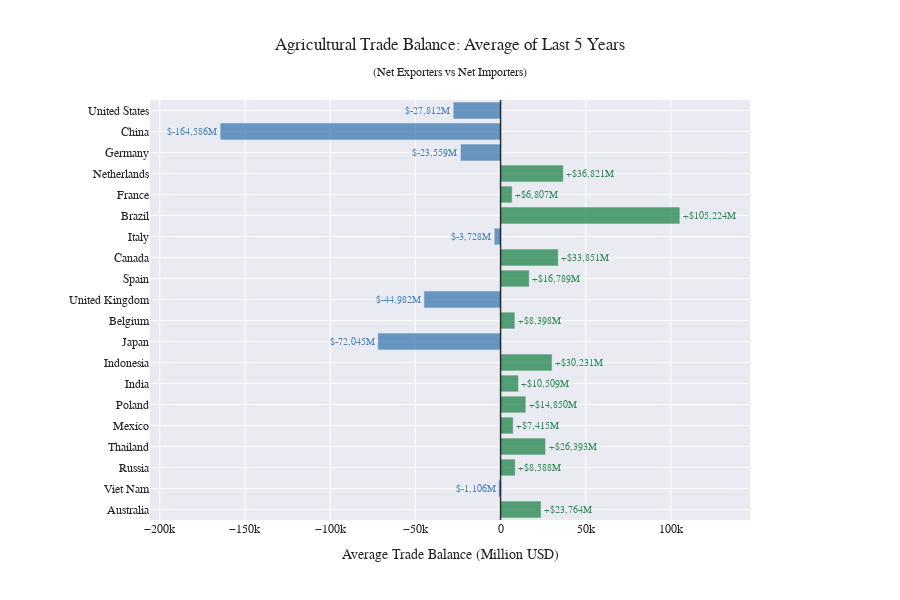

Write notebook code for a chart like this one.
### Markdown cell above
### Net Trade Balance (Average of Last Five Years)
A horizontal bar chart classifies the largest traders by average net balance (exports − imports), distinguishing net exporters from net importers.

### Code cell
all_data = df_eda.copy()
all_data['Trade_Balance'] = (all_data['Agricultural_products_Export'] - all_data['Agricultural_products_Import'])

recent_years = df_eda['Year'].unique()[-5:]
recent_data = all_data[all_data['Year'].isin(recent_years)]

country_balance = recent_data.groupby('Reporter').agg({
    'Trade_Balance': 'mean',
    'Agricultural_products_Import': 'mean',
    'Agricultural_products_Export': 'mean'
}).reset_index()

country_balance['Total_Trade'] = (country_balance['Agricultural_products_Import'] + country_balance['Agricultural_products_Export'])
top_traders = country_balance.nlargest(20, 'Total_Trade').copy()

colors = [COLORS['primary'] if x >= 0 else COLORS['secondary'] for x in top_traders['Trade_Balance']]

fig = px.bar(
    top_traders,
    x='Trade_Balance',
    y='Reporter',
    orientation='h',
    title=f'Agricultural Trade Balance: Average of Last {len(recent_years)} Years<br><sub>(Net Exporters vs Net Importers)</sub>',
    labels={'Trade_Balance': 'Average Trade Balance (Million USD)', 'Reporter': ''},
    template="seaborn"
)

fig.update_traces(
    marker_color=colors,
    marker_opacity=0.8,
    text=[f'+${value:,.0f}M' if value >= 0 else f'${value:,.0f}M' for value in top_traders['Trade_Balance']],
    textposition='outside',
    textfont=dict(size=10, color=[COLORS['primary'] if x >= 0 else COLORS['secondary'] for x in top_traders['Trade_Balance']]),
    hovertemplate='<b>%{y}</b><br>Trade Balance: %{x:,.0f}M USD<extra></extra>'
)

fig.add_vline(x=0, line=dict(color='black', width=1.5, dash='solid'), opacity=0.8)

max_abs_value = max(abs(top_traders['Trade_Balance'].min()), abs(top_traders['Trade_Balance'].max()))
x_range_buffer = max_abs_value * 0.25

fig.update_layout(
    height=600,
    margin=dict(l=150, r=150, t=100, b=80),
    font=dict(family="Arial", size=12),
    showlegend=False,
    xaxis=dict(range=[top_traders['Trade_Balance'].min() - x_range_buffer, top_traders['Trade_Balance'].max() + x_range_buffer]),
    yaxis=dict(autorange='reversed')
)

fig.show()

### Figure 1 — Plotly figure (JSON) as saved in the notebook; plotly's stock layout.template omitted (floating-point values rounded to 4 significant figures)
{"data": [{"hovertemplate": "<b>%{y}</b><br>Trade Balance: %{x:,.0f}M USD<extra></extra>", "legendgroup": "", "marker": {"color": ["#4682B4", "#4682B4", "#4682B4", "#2E8B57", "#2E8B57", "#2E8B57", "#4682B4", "#2E8B57", "#2E8B57", "#4682B4", "#2E8B57", "#4682B4", "#2E8B57", "#2E8B57", "#2E8B57", "#2E8B57", "#2E8B57", "#2E8B57", "#4682B4", "#2E8B57"], "opacity": 0.8, "pattern": {"shape": ""}}, "name": "", "orientation": "h", "showlegend": false, "text": ["$-27,812M", "$-164,586M", "$-23,559M", "+$36,821M", "+$6,807M", "+$105,224M", "$-3,728M", "+$33,851M", "+$16,789M", "$-44,982M", "+$8,398M", "$-72,045M", "+$30,231M", "+$10,509M", "+$14,850M", "+$7,415M", "+$26,393M", "+$8,588M", "$-1,106M", "+$23,764M"], "textfont": {"color": ["#4682B4", "#4682B4", "#4682B4", "#2E8B57", "#2E8B57", "#2E8B57", "#4682B4", "#2E8B57", "#2E8B57", "#4682B4", "#2E8B57", "#4682B4", "#2E8B57", "#2E8B57", "#2E8B57", "#2E8B57", "#2E8B57", "#2E8B57", "#4682B4", "#2E8B57"], "size": 10}, "textposition": "outside", "type": "bar", "x": [-27810.0, -164600.0, -23560.0, 36820.0, 6807.0, 105200.0, -3728.0, 33850.0, 16790.0, -44980.0, 8398.0, -72040.0, 30230.0, 10510.0, 14850.0, 7415.0, 26390.0, 8588.0, -1106.0, 23760.0], "xaxis": "x", "y": ["United States", "China", "Germany", "Netherlands", "France", "Brazil", "Italy", "Canada", "Spain", "United Kingdom", "Belgium", "Japan", "Indonesia", "India", "Poland", "Mexico", "Thailand", "Russia", "Viet Nam", "Australia"], "yaxis": "y"}], "layout": {"barmode": "relative", "font": {"family": "Arial", "size": 12}, "height": 600, "legend": {"tracegroupgap": 0}, "margin": {"b": 80, "l": 150, "r": 150, "t": 100}, "shapes": [{"line": {"color": "black", "dash": "solid", "width": 1.5}, "opacity": 0.8, "type": "line", "x0": 0, "x1": 0, "xref": "x", "y0": 0, "y1": 1, "yref": "y domain"}], "showlegend": false, "title": {"text": "Agricultural Trade Balance: Average of Last 5 Years<br><sub>(Net Exporters vs Net Importers)</sub>"}, "xaxis": {"anchor": "y", "domain": [0, 1], "range": [-205732, 146400.0], "title": {"text": "Average Trade Balance (Million USD)"}}, "yaxis": {"anchor": "x", "autorange": "reversed", "domain": [0, 1], "title": {"text": ""}}}}
